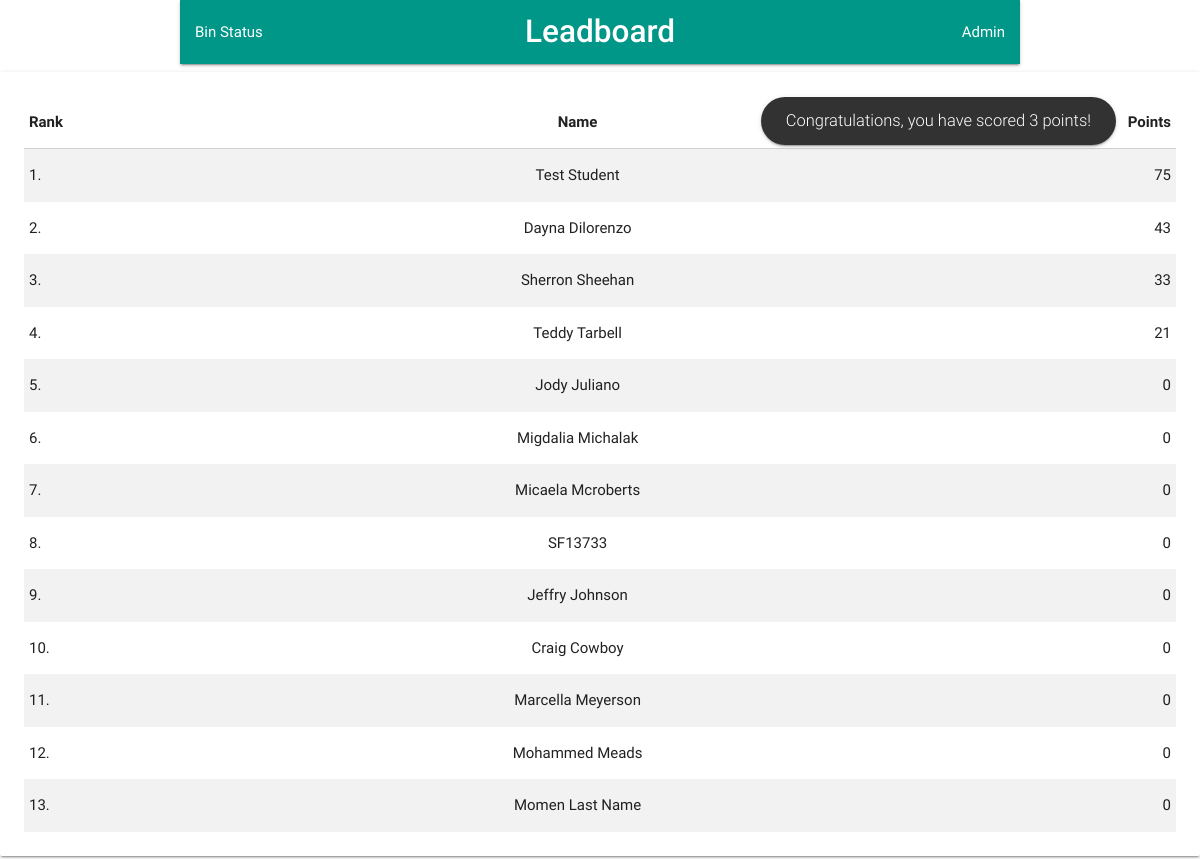
The page /bin/scoreboard/ on the database its author committed.
### bin/models.py (models this page shows, shortened)
class Student(models.Model):
    full_name = models.CharField(max_length=250, default='')
    score = models.IntegerField(default=0)
    last_ts = models.IntegerField(default=0)
    current_ts = models.IntegerField(default=0)
    gender = models.CharField(max_length=10, default='')
    prof_img = models.CharField(max_length=250, default='')
    id_num = models.CharField(max_length=250, default='')

### bin/views.py (the view)
# urls.py: path('scoreboard/', views.scoreboard),
def scoreboard(request):
	scanned_id = CurrentId.objects.all().filter(pk=1)[0]
	score = ArduScore.objects.all().filter(pk=1)[0]
	score = score.score
	scanned_id = scanned_id.id_num
	if score != 0 and score > 1:
		msg = 'Congratulations, you have scored ' + str(score) + ' points!'
	elif score == 1:
		msg = msg = 'Congratulations, you have scored 1 point!'
	else:
		msg = 'You have scored 0 points!'
	stdt = Student.objects.filter(id_num=scanned_id)[0]
	priv_score = stdt.score
	print('Priv Score', priv_score)
	Student.objects.filter(id_num=scanned_id).update(score=score+priv_score)
	all_stds = Student.objects.all().order_by('-score')
	args={'all_stds': all_stds, 'msg': msg,}
	print(scanned_id, score)
	return render(request, 'bin/scoreboard.html', args)

### bin/templates/bin/scoreboard.html (shortened to what this page needs)
{% extends 'bin/base.html' %}
{% load static %}
{% block content %}
            <div class="card-panel">
                <table class="striped highlight">
                    <thead>
                        <tr>
                            <th class="left">Rank</th>
                            <th class="center">Name</th>
                            <th class="right">Points</th>
                        </tr>
                    </thead>
                    <tbody>
                    	{% for i in all_stds %}
                        <tr>
                            <td class="left">{{forloop.counter}}.</td>
                            <td class="center">{{i.full_name}}</td>
                            <td class="right">{{i.score}}</td>
                        </tr>
                        {% endfor %}
                    </tbody>
                    </table>
            </div>
{% endblock content %}

### bin/templates/bin/base.html (shortened to what this page needs)
{% load static %}
<!DOCTYPE html>
<html>
<head>
    <link rel="stylesheet" type="text/css" href="{% static "bin/css/material-icons.css" %}" media="screen,projection" />
    <link rel="stylesheet" type="text/css" href="{% static "bin/css/materialize.min.css" %}"  media="screen,projection" />
    <link rel="stylesheet" href="{% static "bin/css/jquery.lineProgressbar.min.css" %}">
</head>
<body>
        <div id="cont" class="container">
        <nav>
            <div class="nav-wrapper teal">
                <a href="http://46.101.144.34:9000/bin/scoreboard/" class="brand-logo center"><strong>Leadboard</strong></a>
                <ul id="nav-mobile" class="right">
                    <li>
                    <a href="/admin/">Admin</a>
                    </li>
                </ul>
                <ul id="nav-mobile" class="left">
                    <li>
                    <a class="modal-trigger" href="http://46.101.144.34:9000/bin/bin_stat/">Bin Status</a>
                    </li>
                </ul>
            </div>
        </nav>
        </div>
    {% block content %}
    {% endblock content %}
</body>
</html>

### rows shown on the page
Student: full_name "Test Student", score "75"
Student: full_name "Dayna Dilorenzo", score "43"
Student: full_name "Sherron Sheehan", score "33"
Student: full_name "Teddy Tarbell", score "21"
Student: full_name "Jody Juliano", score "0"
Student: full_name "Migdalia Michalak", score "0"
Student: full_name "Micaela Mcroberts", score "0"
Student: full_name "SF13733", score "0"
Student: full_name "Jeffry Johnson", score "0"
Student: full_name "Craig Cowboy", score "0"
Student: full_name "Marcella Meyerson", score "0"
Student: full_name "Mohammed Meads", score "0"
Student: full_name "Momen Last Name", score "0"
